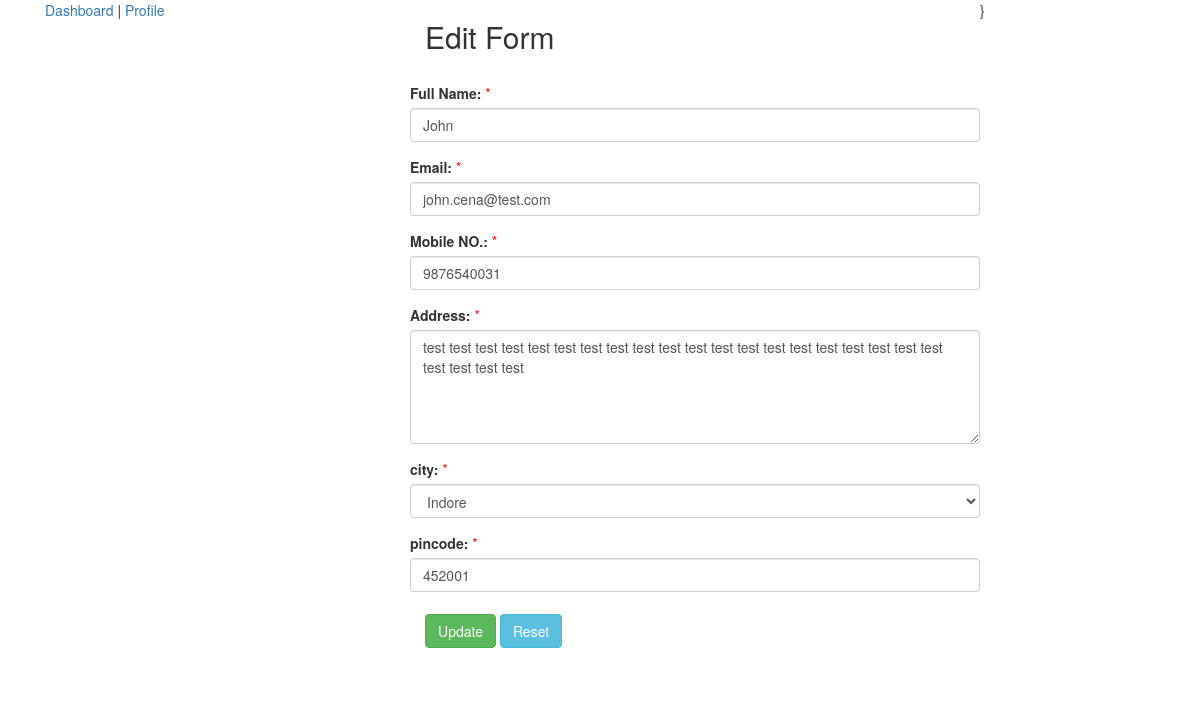
The app's page /login_panel_PDO/edit.php?id=1 (signed in) with its own data.
### tables this page shows
CREATE TABLE `users` (
  `user_id` int(11) NOT NULL,
  `user_fname` varchar(255) NOT NULL DEFAULT '',
  `user_lname` varchar(255) NOT NULL DEFAULT '',
  `user_email` varchar(255) NOT NULL DEFAULT '',
  `user_mobile` bigint(11) NOT NULL,
  `user_password` varchar(255) NOT NULL DEFAULT '',
  `user_role` varchar(255) NOT NULL DEFAULT '',
  `city` varchar(255) NOT NULL DEFAULT '',
  `address` text NOT NULL DEFAULT '',
  `pincode` int(11) NOT NULL DEFAULT 0,
  `user_status` tinyint(4) NOT NULL DEFAULT 1,
  `created_at` datetime NOT NULL,
  `updated_at` datetime NOT NULL
);

### login_panel_PDO/DB.php (called while the page is built, shortened)
<?php
class db_query
{
	private $conn;
	public	function __construct()
	{
		$host="localhost";
		$username="root";
		$password="";
		$dbname="erp_php_demo";
		try {
			$this->conn = new PDO("mysql:host=$host;dbname=$dbname", $username, $password);
			$this->conn->setAttribute(PDO::ATTR_ERRMODE, PDO::ERRMODE_EXCEPTION);
		}catch(PDOException $e){
			echo "Connection failed: " . $e->getMessage();
		}
	}
?>		    <tr>
	<?php 	}
	function get_profile($value)
	{
		try
		{
			$id = isset($value['id'])?$value['id']:'';
			$query = "SELECT * from users WHERE user_id ='$id' ";
			$sql = $this->conn->prepare($query);
			$sql->execute();
			$result = $sql->fetch(PDO::FETCH_ASSOC);
			return $result;
		}
		catch(PDOException $e)
		{
			echo "Connection failed: " . $e->getMessage();
		}
	}
}
$obj = new db_query();
?>

### login_panel_PDO/edit.php (the view, shortened to what this page needs)
<?php
$base_url = "http://localhost/practice_php/login_panel_PDO/";
include('DB.php');
$get_profile = $obj->get_profile($_GET);
$message = $error = array();
 ?>
<!DOCTYPE>
<html>
	<head>
		<link rel="stylesheet" href="https://maxcdn.bootstrapcdn.com/bootstrap/3.3.7/css/bootstrap.min.css">
	</head>
<body>
<div class="container">
	<div class="col-md-4">
		<a href='<?= $base_url; ?>dashboard.php'>Dashboard</a> | <a href='<?= $base_url; ?>myprofile.php'>Profile</a>
	</div>
	<div class="rows col-md-6">
	  	<h2>Edit Form</h2><br>
	  	<form class="form-horizontal" method="post" action="<?php echo $_SERVER['REQUEST_URI'];?>">
	    <div class="form-group">
	    	<label for="fullname">Full Name:</label>
	    	<span class="error">* <?php echo isset($error['fullname'])?$error['fullname']:'';?></span>
	    	<input type="text" class="form-control" name="fullname" id="fullname" placeholder="Enter Full Name" value="<?php echo $get_profile['user_fname']; ?>">
	    </div>
	    <div class="form-group">
	    	<label for="email">Email:</label>
	    	<span class="error">* <?php echo isset($error['email'])?$error['email']:'';?></span>
	    	<input type="email" class="form-control" name="email" id="email" placeholder="Enter email" value="<?php echo $get_profile['user_email']; ?>">
	    </div>
		<div class="form-group">
	   		<label for="mobile">Mobile NO.:</label>
	   		<span class="error">* <?php echo isset($error['mobile'])?$error['mobile']:'';?></span>
	   		<input type="text" class="form-control" name="mobile" id="mobile" placeholder="Enter Mobile No." value="<?php echo $get_profile['user_mobile'];?>">
	    </div>
	    <div class="form-group">
	    	<label for="email">Address:</label>
	    	<span class="error">* <?php echo isset($error['address'])?$error['address']:'';?></span>
	    	<textarea class="form-control" rows="5" id="address" name="address"><?php echo $get_profile['address']; ?></textarea>
	    </div>
		<div class="form-group">
			<label for="option">city:</label>
			<span class="error">* <?php echo isset($error['city'])?$error['city']:'';?></span>
			<select class="form-control" id="city" name="city">
				<option value="indore" <?php if(isset($get_profile['city'])?$get_profile['city'] == 'indore':'') echo 'selected="selected"' ?>>Indore</option>
			</select>
		</div>
	    <div class="form-group">
	    	<label for="pincode">pincode:</label>
	    	<span class="error">* <?php echo isset($error['pincode'])?$error['pincode']:'';?></span>
	    	<input type="text" class="form-control" id="pincode" placeholder="Enter pincode" name="pincode" value="<?php echo $get_profile['pincode']; ?>">
	    </div>
	    <div class="checkbox">
	    	<button type="submit" name="update" class="btn btn-success">Update</button>
	    	<button type="reset" name="reset" class="btn btn-info">Reset</button>
	    </div>
	    <br>
	</form>
	</div>
}
</div>
</body>
</html>

### login_panel_PDO/edit.php (style rules this page uses)
.error { color: #FF0000; }

### records on screen
users: fullname "John", email "john.cena@test.com", mobile "9876540031", address "test test test test test test test test test test test test test test test test test test test test test test test test", city "Indore", pincode "452001"
